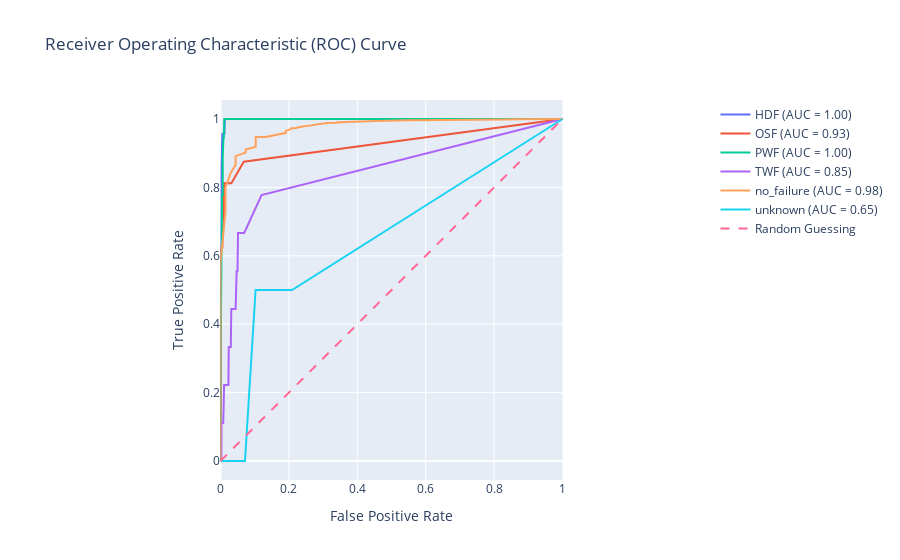

Notebook code cell kept with this figure:
### Code cell
unique_classes = np.unique(y_test)

y_test_bin = label_binarize(y_test, classes=unique_classes)
n_classes = y_test_bin.shape[1]

y_prob = model.predict_proba(X_test)

fpr = {}
tpr = {}
roc_auc = {}

for i in range(n_classes):
    if np.any(y_test_bin[:, i]):
        fpr[i], tpr[i], _ = roc_curve(y_test_bin[:, i], y_prob[:, i])
        roc_auc[i] = auc(fpr[i], tpr[i])


fig = go.Figure()

for i in range(n_classes):
    if i in roc_auc:
        fig.add_trace(go.Scatter(
            x=fpr[i], 
            y=tpr[i], 
            mode='lines', 
            name=f'{unique_classes[i]} (AUC = {roc_auc[i]:.2f})'
        ))

fig.add_trace(go.Scatter(
    x=[0, 1], 
    y=[0, 1], 
    mode='lines', 
    line=dict(dash='dash'), 
    name='Random Guessing'
))

fig.update_layout(
    title="Receiver Operating Characteristic (ROC) Curve",
    xaxis_title="False Positive Rate",
    yaxis_title="True Positive Rate",
    xaxis=dict(scaleanchor="y", constrain="domain"),
    yaxis=dict(scaleanchor="x", constrain="domain"),
)

fig.show()
